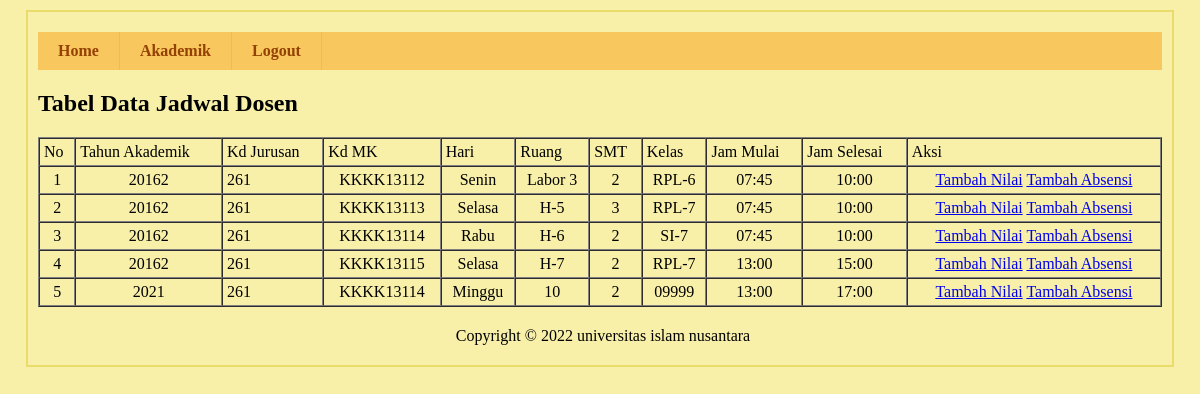
Page /sisfo-kampus/media.php?page=tabel-jadwal-dosen (signed in) on the committed database.
### tables this page shows
CREATE TABLE `tbl_jadwal` (
  `kd_jadwal` int(5) NOT NULL,
  `thn_akademik` varchar(5) DEFAULT NULL,
  `kd_dosen` varchar(5) DEFAULT NULL,
  `kd_jurusan` varchar(5) DEFAULT NULL,
  `kd_mk` varchar(15) DEFAULT NULL,
  `hari` varchar(10) DEFAULT NULL,
  `ruang` varchar(10) DEFAULT NULL,
  `smt` int(2) DEFAULT NULL,
  `kelas` varchar(20) DEFAULT NULL,
  `jam_mulai` varchar(5) DEFAULT NULL,
  `jam_selesai` varchar(5) DEFAULT NULL
);

### sisfo-kampus/tabel/tabel_jadwal_dosen.php (the view)
<h2>Tabel Data Jadwal Dosen</h2>
<table width="100%" border="1" cellpadding="4" cellspacing="0">
    <tr>
        <td>No</td>
        <td>Tahun Akademik</td>
        <td>Kd Jurusan</td>
        <td>Kd MK</td>
        <td>Hari</td>
        <td>Ruang</td>
        <td>SMT</td>
        <td>Kelas</td>
        <td>Jam Mulai</td>
        <td>Jam Selesai</td>
        <td>Aksi</td>
    </tr>
    <?php
    include "koneksi.php";
    $sql = mysqli_query($conn, "SELECT * FROM tbl_jadwal where kd_dosen='$_SESSION[kd_dosen]'");
    $no = 1;
    while ($row = mysqli_fetch_array($sql)) {
    ?>
        <tr>
            <td align='center'> <?php echo $no; ?> </td>
            <td align='center'> <?php echo $row['thn_akademik']; ?> </td>
            <td> <?php echo $row['kd_jurusan']; ?> </td>
            <td align='center'> <?php echo $row['kd_mk']; ?> </td>
            <td align='center'> <?php echo $row['hari']; ?> </td>
            <td align='center'> <?php echo $row['ruang']; ?> </td>
            <td align='center'> <?php echo $row['smt']; ?> </td>
            <td align='center'> <?php echo $row['kelas']; ?> </td>
            <td align='center'> <?php echo $row['jam_mulai']; ?> </td>
            <td align='center'> <?php echo $row['jam_selesai']; ?> </td>
            <td align='center'>
                <a href="./media.php?page=form-input-nilai&kd_jadwal=<?= $row['kd_jadwal'] ?>">Tambah Nilai</a>
				<a href="./media.php?page=form-input-absensi&kd_jadwal=<?= $row['kd_jadwal'] ?>">Tambah Absensi</a>
            </td>
        </tr>
    <?php
        $no++;
    }
    ?>
</table>

### sisfo-kampus/css/style.css (style rules this page uses)
body { background:#f8f0a9;margin:0;padding:0; }

### rows in the picture
tbl_jadwal: thn_akademik "20162", kd_jurusan "261", kd_mk "KKKK13112", hari "Senin", ruang "Labor 3", smt "2", kelas "RPL-6", jam_mulai "07:45", jam_selesai "10:00"
tbl_jadwal: thn_akademik "20162", kd_jurusan "261", kd_mk "KKKK13113", hari "Selasa", ruang "H-5", smt "3", kelas "RPL-7", jam_mulai "07:45", jam_selesai "10:00"
tbl_jadwal: thn_akademik "20162", kd_jurusan "261", kd_mk "KKKK13114", hari "Rabu", ruang "H-6", smt "2", kelas "SI-7", jam_mulai "07:45", jam_selesai "10:00"
tbl_jadwal: thn_akademik "20162", kd_jurusan "261", kd_mk "KKKK13115", hari "Selasa", ruang "H-7", smt "2", kelas "RPL-7", jam_mulai "13:00", jam_selesai "15:00"
tbl_jadwal: thn_akademik "2021", kd_jurusan "261", kd_mk "KKKK13114", hari "Minggu", ruang "10", smt "2", kelas "09999", jam_mulai "13:00", jam_selesai "17:00"
